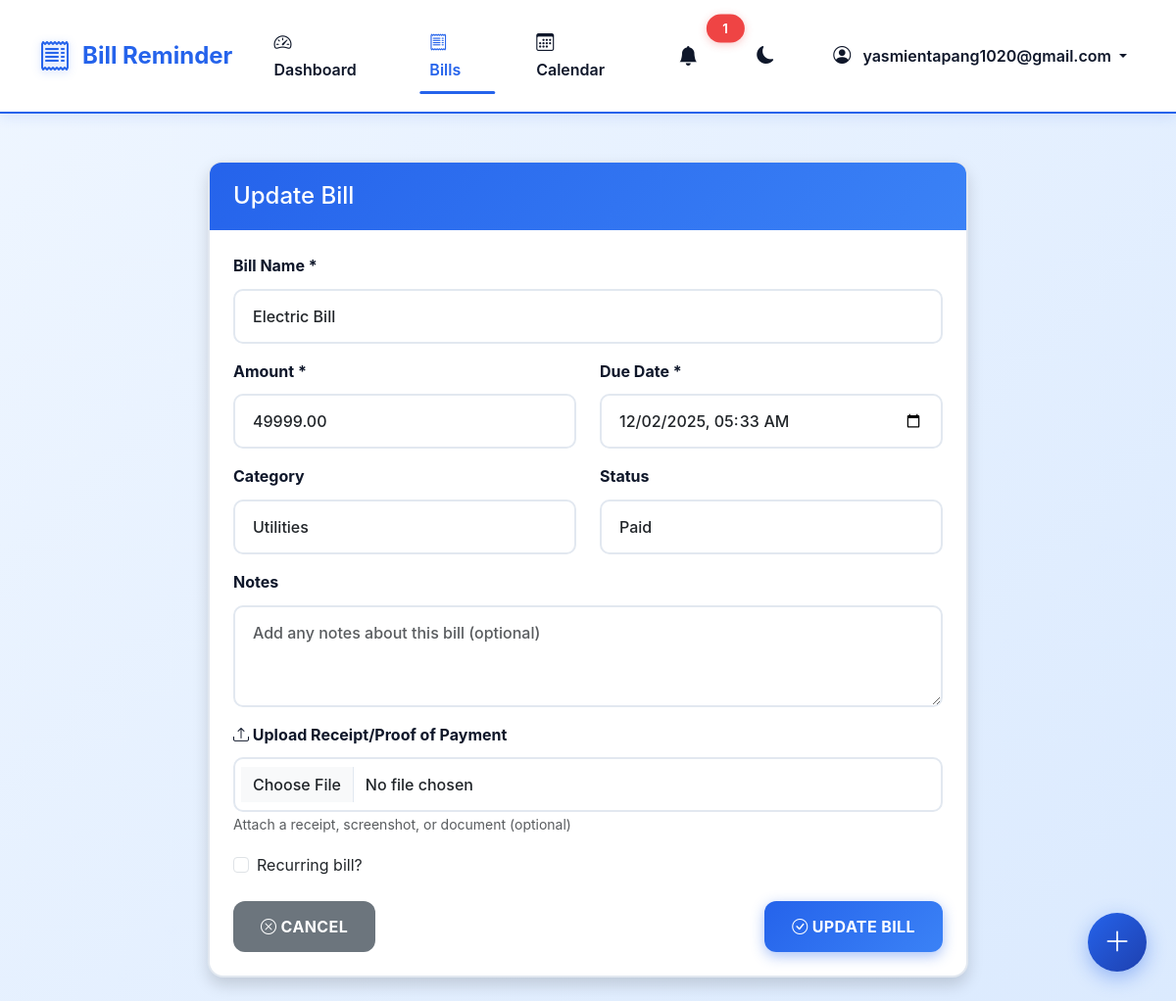
/bills/4/edit/ (signed in), run on the app's committed database.
### security_management/models.py (models this page shows, shortened)
class CustomUser(AbstractUser):
    email = models.EmailField(unique=True)
    phone_number = models.CharField(max_length=15, blank=True, null=True)
    profile_picture = models.ImageField(upload_to='profile_pics/', blank=True, null=True)  # Uses Cloudinary via DEFAULT_FILE_STORAGE
    date_of_birth = models.DateField(blank=True, null=True)
    created_at = models.DateTimeField(default=timezone.now)
    updated_at = models.DateTimeField(auto_now=True)
    is_email_verified = models.BooleanField(default=False)
    email_notifications = models.BooleanField(default=True)
    sms_notifications = models.BooleanField(default=False)
    class Meta:
        verbose_name = 'User'
        verbose_name_plural = 'Users'
        ordering = ['-created_at']

### bills/models.py (models this page shows, shortened)
class Bill(models.Model):
    STATUS_CHOICES = [
        ('pending', 'Pending'),
        ('paid', 'Paid'),
    ]
    CATEGORY_CHOICES = [
        ('utilities', 'Utilities'),
        ('electricity', 'Electricity'),
        ('water', 'Water'),
        ('internet', 'Internet'),
        ('rent', 'Rent'),
        ('insurance', 'Insurance'),
        ('subscription', 'Subscription'),
        ('phone', 'Phone'),
        ('transportation', 'Transportation'),
        ('food', 'Food & Grocery'),
        ('healthcare', 'Healthcare'),
        ('education', 'Education'),
        ('entertainment', 'Entertainment'),
        ('other', 'Other'),
    ]
    CATEGORY_ICONS = {
        'utilities': 'bi-lightning-charge-fill',
        'electricity': 'bi-lightning-fill',
        'water': 'bi-droplet-fill',
        'internet': 'bi-wifi',
        'rent': 'bi-house-fill',
        'insurance': 'bi-shield-fill-check',
        'subscription': 'bi-calendar-check-fill',
        'phone': 'bi-phone-fill',
        'transportation': 'bi-car-front-fill',
        'food': 'bi-cart-fill',
        'healthcare': 'bi-heart-pulse-fill',
        'education': 'bi-mortarboard-fill',
        'entertainment': 'bi-controller',
        'other': 'bi-file-earmark-text-fill',
    }
    CATEGORY_COLORS = {
        'utilities': '#f59e0b',
        'electricity': '#eab308',
        'water': '#0ea5e9',
        'internet': '#8b5cf6',
        'rent': '#10b981',
        'insurance': '#3b82f6',
        'subscription': '#ec4899',
        'phone': '#6366f1',
        'transportation': '#f97316',
        'food': '#22c55e',
        'healthcare': '#ef4444',
        'education': '#14b8a6',
        'entertainment': '#a855f7',
        'other': '#64748b',
    }
    RECURRENCE_CHOICES = [
        ('none', 'One-time'),
        ('weekly', 'Weekly'),
        ('monthly', 'Monthly'),
        ('yearly', 'Yearly'),
    ]
    user = models.ForeignKey(settings.AUTH_USER_MODEL, on_delete=models.CASCADE)
    name = models.CharField(max_length=200)
    amount = models.DecimalField(max_digits=10, decimal_places=2)
    due_date = models.DateTimeField()
    status = models.CharField(max_length=20, choices=STATUS_CHOICES, default='pending')
    category = models.CharField(max_length=50, choices=CATEGORY_CHOICES, default='other', blank=True)
    notes = models.TextField(blank=True, null=True)
    recurring = models.BooleanField(default=False)
    recurrence_frequency = models.CharField(max_length=20, choices=RECURRENCE_CHOICES, default='none')
    payment_method = models.ForeignKey(PaymentMethod, on_delete=models.SET_NULL, null=True, blank=True)
    receipt_image = models.ImageField(upload_to='receipts/', blank=True, null=True)  # Uses Cloudinary via DEFAULT_FILE_STORAGE
    payment_date = models.DateTimeField(null=True, blank=True)
    reminder_sent = models.BooleanField(default=False)
    last_reminder_date = models.DateTimeField(null=True, blank=True)
    created_at = models.DateTimeField(auto_now_add=True)
    updated_at = models.DateTimeField(auto_now=True)
    class Meta:
        ordering = ['due_date']
        verbose_name = 'Bill'
        verbose_name_plural = 'Bills'

### bills/views.py (the view)
# urls.py: path('bills/<int:pk>/edit/', views.bill_update, name='bill-update'),
@login_required
def bill_update(request, pk):
    bill = get_object_or_404(Bill, pk=pk, user=request.user)
    if request.method == 'POST':
        form = BillForm(request.POST, request.FILES, instance=bill, user=request.user)
        if form.is_valid():
            form.save()
            messages.success(request, 'Bill updated successfully!')
            return redirect('dashboard')
        else:
            messages.error(request, 'Please correct the errors below.')
    else:
        form = BillForm(instance=bill, user=request.user)
    return render(request, 'bills/bill_form.html', {'form': form, 'bill': bill, 'action': 'Update'})

### bills/templates/bills/bill_form.html (shortened to what this page needs)
{% extends 'base.html' %}
{% load static %}
{% block content %}
<div class="container mt-4">
    <div class="row justify-content-center">
        <div class="col-md-8">
            <div class="card shadow">
                <div class="card-header bg-primary text-white">
                    <h4 class="mb-0">{{ action }} Bill</h4>
                </div>
                <div class="card-body">
                    <form method="post" enctype="multipart/form-data">
                        <div class="mb-3">
                            <label for="{{ form.name.id_for_label }}" class="form-label">Bill Name *</label>
                            {{ form.name }}
                        </div>
                        <div class="row">
                            <div class="col-md-6 mb-3">
                                <label for="{{ form.amount.id_for_label }}" class="form-label">Amount *</label>
                                {{ form.amount }}
                            </div>
                            <div class="col-md-6 mb-3">
                                <label for="{{ form.due_date.id_for_label }}" class="form-label">Due Date *</label>
                                {{ form.due_date }}
                            </div>
                        </div>
                        <div class="row">
                            <div class="col-md-6 mb-3">
                                <label for="{{ form.category.id_for_label }}" class="form-label">Category</label>
                                {{ form.category }}
                            </div>
                            <div class="col-md-6 mb-3">
                                <label for="{{ form.status.id_for_label }}" class="form-label">Status</label>
                                {{ form.status }}
                            </div>
                        </div>
                        <div class="mb-3">
                            <label for="{{ form.notes.id_for_label }}" class="form-label">Notes</label>
                            {{ form.notes }}
                        </div>
                        <div class="mb-3">
                            <label for="{{ form.receipt_image.id_for_label }}" class="form-label">
                                <i class="bi bi-upload"></i> Upload Receipt/Proof of Payment
                            </label>
                            {{ form.receipt_image }}
                            <small class="form-text text-muted">Attach a receipt, screenshot, or document
                                (optional)</small>
                        </div>
                        <div class="mb-3 form-check">
                            {{ form.recurring }}
                            <label class="form-check-label" for="{{ form.recurring.id_for_label }}">
                                {{ form.recurring.label }}
                            </label>
                        </div>
                        <div class="d-flex justify-content-between mt-4">
                            <a href="{% url 'dashboard' %}" class="btn btn-secondary">
                                <i class="bi bi-x-circle"></i> Cancel
                            </a>
                            <button type="submit" class="btn btn-primary">
                                <i class="bi bi-check-circle"></i> {{ action }} Bill
                            </button>
                        </div>
                    </form>
                </div>
            </div>
        </div>
    </div>
</div>
{% endblock %}

### bills/templates/base.html (shortened to what this page needs)
<!DOCTYPE html>
<html lang="en" data-theme="light">
<head>
    <link href="https://cdn.jsdelivr.net/npm/bootstrap@5.3.0/dist/css/bootstrap.min.css" rel="stylesheet">
    <link rel="stylesheet" href="https://cdn.jsdelivr.net/npm/bootstrap-icons@1.11.0/font/bootstrap-icons.css">
</head>
<body>
    <nav class="navbar navbar-expand-lg">
        <div class="container-fluid px-4">
            <span class="navbar-brand">
                <i class="bi bi-receipt"></i>
                <span>Bill Reminder</span>
            </span>
            <div class="collapse navbar-collapse" id="navbarNav">
                <ul class="navbar-nav ms-auto align-items-center">
                    {% if user.is_authenticated %}
                    <li class="nav-item">
                        <a class="nav-link {% if request.path == '/' %}active fw-bold{% endif %}"
                            href="{% url 'dashboard' %}">
                            <i class="bi bi-speedometer2"></i> Dashboard
                        </a>
                    </li>
                    <li class="nav-item">
                        <a class="nav-link {% if '/bills/' in request.path and '/bills/create' not in request.path %}active fw-bold{% endif %}"
                            href="{% url 'bills-list' %}">
                            <i class="bi bi-receipt"></i> Bills
                        </a>
                    </li>
                    <li class="nav-item">
                        <a class="nav-link {% if '/calendar/' in request.path %}active fw-bold{% endif %}"
                            href="{% url 'calendar' %}">
                            <i class="bi bi-calendar3"></i> Calendar
                        </a>
                    </li>
                    <li class="nav-item dropdown">
                        <a class="nav-link position-relative" href="#" id="notificationDropdown" role="button"
                            data-bs-toggle="dropdown" aria-expanded="false">
                            <i class="bi bi-bell-fill fs-5"></i>
                            <span
                                class="notification-badge position-absolute top-0 start-100 translate-middle badge rounded-pill bg-danger"
                                id="notificationCount" style="display: none;">
                            </span>
                        </a>
                    </li>
                    <li class="nav-item">
                        <a class="nav-link" href="#" onclick="toggleDarkMode(); return false;" title="Toggle Dark Mode">
                            <i class="bi bi-moon-fill fs-5" id="themeIcon"></i>
                        </a>
                    </li>
                    <li class="nav-item dropdown">
                        <a class="nav-link dropdown-toggle" href="#" id="navbarDropdown" role="button"
                            data-bs-toggle="dropdown">
                            <i class="bi bi-person-circle"></i> {{ user.email|default:user.username }}
                        </a>
                    </li>
                    {% else %}
                    <li class="nav-item">
                        <a class="nav-link" href="/login/">
                            <i class="bi bi-box-arrow-in-right"></i> Login
                        </a>
                    </li>
                    {% endif %}
                </ul>
            </div>
        </div>
    </nav>
    <main class="py-4">
        {% block content %}{% endblock %}
    </main>
    {% if user.is_authenticated %}
    <a href="{% url 'bill-create' %}" class="fab-add-bill" title="Add New Bill">
        <i class="bi bi-plus-lg"></i>
    </a>
    {% endif %}
</body>
</html>

### bills/templates/base.html (style rules this page uses)
:root { --primary-color: #2563eb; --primary-dark: #1e40af; --primary-light: #3b82f6; --text-primary: #0f172a; --text-secondary: #64748b; --border-color: #e2e8f0; --bg-light: #f1f5f9; --bg-body: linear-gradient(135deg, #eff6ff 0%, #dbeafe 100%); --bg-card: #ffffff; --bg-navbar: #ffffff; --success: #10b981; --danger: #ef4444; --warning: #f59e0b; }
* { margin: 0; padding: 0; box-sizing: border-box; }
html { transition: background 0.3s ease; }
body { background: var(--bg-body); font-family: -apple-system, BlinkMacSystemFont, 'Segoe UI', Roboto, 'Helvetica Neue', Arial, sans-serif; color: var(--text-primary); line-height: 1.6; min-height: 100vh; }
.nav-link.active { color: var(--primary-color) !important; position: relative; }
.nav-link.active::after { content: ''; position: absolute; bottom: 0; left: 50%; transform: translateX(-50%); width: 80%; height: 3px; background: var(--primary-color); border-radius: 2px; }
.card { border-radius: 12px; border: none; box-shadow: 0 2px 8px rgba(0, 0, 0, 0.08); transition: transform 0.2s, box-shadow 0.2s; }
.card-header { border-radius: 12px 12px 0 0 !important; border-bottom: 1px solid var(--border-color); font-weight: 600; }
.btn { border-radius: 8px; font-weight: 500; transition: all 0.2s ease; }
.btn-primary { background: var(--primary-color); border-color: var(--primary-color); }
.badge { border-radius: 6px; font-weight: 500; padding: 0.35em 0.65em; }
.fab-add-bill { position: fixed; bottom: 30px; right: 30px; width: 60px; height: 60px; border-radius: 50%; background: linear-gradient(135deg, var(--primary-color) 0%, var(--primary-dark) 100%); color: white; border: none; box-shadow: 0 6px 20px rgba(37, 99, 235, 0.4); cursor: pointer; z-index: 1000; transition: all 0.3s ease; display: flex; align-items: center; justify-content: center; text-decoration: none; }
.fab-add-bill i { font-size: 1.75rem; }
.navbar { background: white !important; border-bottom: 2px solid var(--primary-color); padding: 1rem 0; box-shadow: 0 4px 12px rgba(37, 99, 235, 0.1); }
.navbar-brand { font-weight: 700; font-size: 1.5rem; color: var(--primary-color) !important; display: flex; align-items: center; gap: 0.75rem; padding: 0.5rem 1rem; border-radius: 0.5rem; margin-right: auto; cursor: default; }
.navbar-brand i { color: var(--primary-color); font-size: 2rem; filter: drop-shadow(0 2px 4px rgba(37, 99, 235, 0.3)); }
.nav-link { color: var(--text-primary) !important; font-weight: 600 !important; font-size: 1rem !important; padding: 0.75rem 1.25rem !important; transition: all 0.2s ease; border-radius: 0.5rem; margin: 0 0.25rem; border: 2px solid transparent; }
.nav-link i { margin-right: 0.5rem; font-size: 1.125rem; font-weight: bold; }
.card { border: 2px solid var(--border-color); border-radius: 1rem; box-shadow: 0 2px 8px rgba(0, 0, 0, 0.08); transition: all 0.3s ease; background: white; }
.card-header { background: linear-gradient(135deg, var(--primary-color), var(--primary-light)); color: white; border-bottom: none; padding: 1.25rem 1.5rem; font-weight: 700; font-size: 1.25rem; }
.card-body { padding: 1.5rem; }
.btn { border-radius: 0.75rem; font-weight: 700; font-size: 1rem; padding: 0.875rem 1.75rem; transition: all 0.2s ease; border: none; text-transform: uppercase; letter-spacing: 0.025em; }
.btn-primary { background: linear-gradient(135deg, var(--primary-color), var(--primary-light)); color: white; box-shadow: 0 4px 14px rgba(37, 99, 235, 0.4); }
.badge { padding: 0.5rem 1rem; font-weight: 700; font-size: 0.8125rem; border-radius: 0.5rem; text-transform: uppercase; letter-spacing: 0.05em; }
.badge.bg-danger { background: var(--danger) !important; color: white !important; box-shadow: 0 2px 8px rgba(239, 68, 68, 0.3); }
main { min-height: calc(100vh - 300px); }
.container { max-width: 1200px; }
.form-control, .form-select { border: 2px solid var(--border-color); border-radius: 0.625rem; padding: 0.875rem 1.125rem; font-size: 1rem; font-weight: 500; transition: all 0.3s ease; background: white; }
.form-label { font-weight: 700; color: var(--text-primary); margin-bottom: 0.625rem; font-size: 1rem; }

### data on the page
CustomUser: email "yasmientapang1020@gmail.com"
Bill: name "Electric Bill", amount "49999.00", due_date "12/02/2025 05:33", category "Utilities", status "Paid"

### other printed values
{{ action }} "Update"
{{ action }} "UPDATE"
